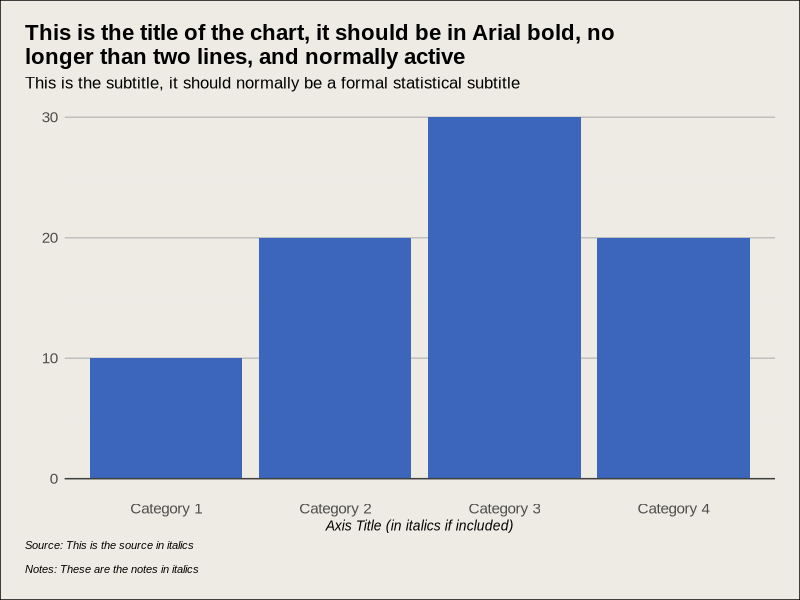

Write R code to recreate this figure.
## ---- chunk 1
# Load the tidyverse package, which includes ggplot2 and other data manipulation tools.
library(tidyverse)

# Create a dataframe
df <- data.frame(
  X_Axis_Title = c("Category 1", "Category 2", "Category 3", "Category 4"),
  Y_Axis_Title = c(10, 20, 30, 20)
)

# Build the plot using ggplot2 package.
ggplot(df, aes(x = X_Axis_Title, y = Y_Axis_Title)) +
  # Add bar elements to the plot. 'stat = "identity"' tells ggplot to use the y-values as they are.
  geom_bar(stat = "identity", fill = "#3b66bc") +
  # Add a horizontal line at y = 0, with a solid line type and a specified color.
    geom_hline(yintercept = 0, linetype = "solid", color = "#404040") +
  # Add labels for the axes, title, subtitle, and caption. Also format these elements.
  labs(x = "Axis Title (in italics if included)", 
       y = "", 
       title = "This is the title of the chart, it should be in Arial bold, no\nlonger than two lines, and normally active",
       subtitle = "This is the subtitle, it should normally be a formal statistical subtitle",
       caption = "Source: This is the source in italics\n\nNotes: These are the notes in italics") + 
  # Customise with TASO theme elements, including background colour, title positioning, gridlines.
  theme_minimal() + 
  theme(
          text = element_text(family = "Arial"),
          plot.title.position = "plot",
          plot.title = element_text(size = 16, face = "bold"),
          plot.subtitle = element_text(size = 12),
          plot.caption.position = "plot",
          plot.caption = element_text(hjust = 0, size = 8, face = "italic"),
          panel.grid.major.x = element_blank(),
          panel.grid.major.y = element_line(colour = "grey"),
          plot.background = element_rect(fill = "#EDEBE3"),
          plot.margin = margin(0.25, 0.25, 0.25, 0.25, "in"),
          axis.text.y = element_text(size = 11),
          axis.text.x = element_text(size = 11),
          axis.title.x = element_text(size = 10, face = "italic"))
